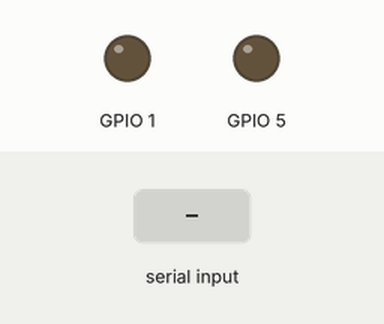
Recording of a program running on a simulated Raspberry Pi (BCM pin numbers). On the bench: output pins drawn as LEDs (lit = HIGH). Dashed ring = blinking. The test bench sets the inputs (shaded band). What the program prints to the terminal is not drawn. At 4.6 s the program stops and its outputs stay as they are.

Above: at 1.2 s.
1.3 s: "5" typed at the terminal, then Enter
2.8 s: "1" typed at the terminal, then Enter
At 2.87 s:
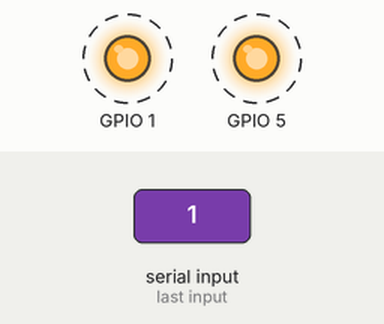
Timing chart, 0 to 6.0 s (numbered marks = the images above; inputs shaded):
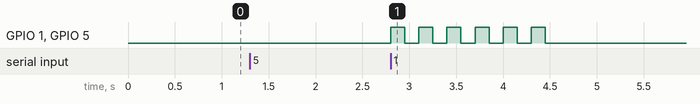

Measured:
- after the input at 1.3 s, every drawn part: stays the same
- after the input at 2.8 s, GPIO 1, GPIO 5: alternates HIGH for 0.15 s and LOW for 0.15 s, 12 changes in all, then stays LOW, starting at once

The program:

RB_LED.py
```python
#!/usr/bin/env python3
# ------------------------------------------------------------------------------
#  Script for testing a RED and BLUE LED
# ------------------------------------------------------------------------------

# Import system modules
import RPi.GPIO as gpio      # For interfacing with the pins of the Raspberry Pi
import time                  # For unix timestamps

# Pin Configurations
print('On Capra the RED was 13')
LED_RED = int(input('Input RED LED BCM pin: '))
print('On Capra the BLUE was 26')
LED_BLUE = int(input('Input BLUE LED BCM pin: '))

# LED_BLUE = 26           # BOARD - 37
# LED_RED = 13            # BOARD - 33

gpio.setwarnings(False)             # Turn off GPIO warnings
gpio.setmode(gpio.BCM)              # Broadcom pin numbers
gpio.setup(LED_BLUE, gpio.OUT)      # Blue LED led1
gpio.setup(LED_RED, gpio.OUT)       # Red LED led2


# Functions
# ------------------------------------------------------------------------------
def turn_off():
    gpio.output(LED_BLUE, False)
    gpio.output(LED_RED, False)


def turn_blue():
    gpio.output(LED_BLUE, True)


def turn_red():
    gpio.output(LED_RED, True)


def turn_purple():
    gpio.output(LED_BLUE, True)
    gpio.output(LED_RED, True)


# Helper function for blinking
def blink(pin: int, repeat: int, interval: float) -> None:
    for i in range(repeat):
        gpio.output(pin, True)
        time.sleep(interval)
        gpio.output(pin, False)
        time.sleep(interval)


def blink_red_blue():
    blink(LED_RED, 4, 0.3)
    blink(LED_BLUE, 4, 0.3)


def blink_red_quick():
    blink(LED_RED, 10, 0.1)


def blink_purple_new_hike():
    for i in range(6):
        turn_purple()
        time.sleep(.15)
        turn_off()
        time.sleep(.15)


# Main Loop
# ------------------------------------------------------------------------------
def main():
    print("🚨 Starting LED Testing 🚨")
    turn_off()

    blink_purple_new_hike()

    # blink_red_quick()
    # time.sleep(2)
    # turn_blue()
    # time.sleep(3)
    # turn_off()
    # time.sleep(1)
    # turn_red()
    # time.sleep(3)
    # turn_off()
    # turn_purple()
    # time.sleep(3)
    # turn_off()

    # blink(LED_RED, 1, 0.3)
    # time.sleep(1)
    # blink(LED_RED, 4, 0.2)
    # time.sleep(1)
    # blink(LED_RED, 2, 0.2)
    # time.sleep(1)
    # blink(LED_RED, 1, 0.3)
    # time.sleep(1)
    # blink(LED_BLUE, 1, 0.1)
    # time.sleep(1)
    # blink_after_crash()
    # time.sleep(2)

    print("🚨 FINISHED 🚨")


if __name__ == "__main__":
    try:
        main()
    except Exception as error:
        print('===== Error ===== ')
        print(error)
```
